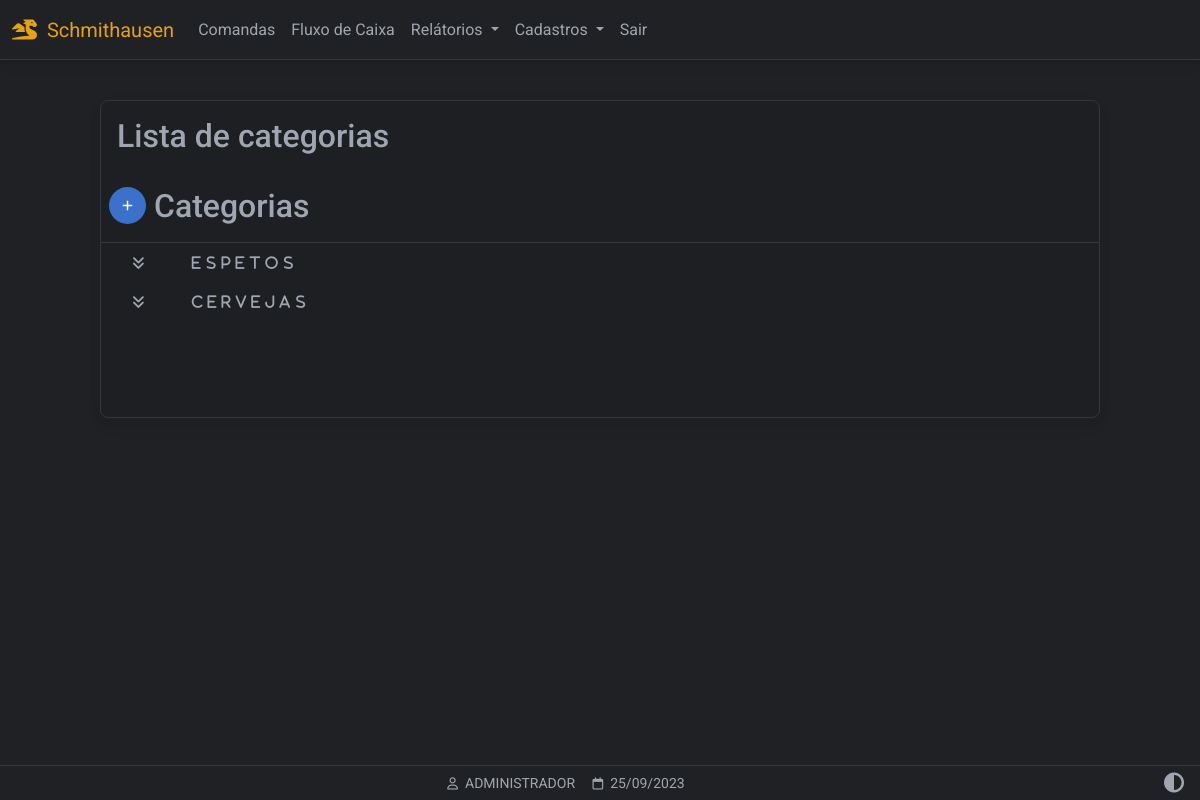
/categorias (signed in), run on the app's committed database.
### website/models.py (models this page shows)
class Categoria(db.Model):
    id = db.Column(db.Integer, primary_key=True)
    nome = db.Column(db.String(150))
    categoria = db.relationship('Tamanho',backref='tamanhos')

class User(db.Model, UserMixin):
    id = db.Column(db.Integer, primary_key=True)
    email = db.Column(db.String(150), unique=True)
    password = db.Column(db.String(150))
    first_name = db.Column(db.String(150))
    user = db.relationship('Produto',backref='produto')

### website/views.py (the view)
@views.route('/categorias', methods=['GET','POST'])
@login_required
def categorias():
    get_flashed_messages()
    categorias = Categoria.query.all()
    tamanhos = Tamanho.query.all()
    return render_template("categorias_listar.html",
        user=current_user,
        data=data,
        tamanhos=tamanhos,
        categorias=categorias)

### website/__init__.py (called while the page is built)
def create_app():
    app = Flask(__name__)
    app.config['SECRET_KEY'] = 'hjshjhdjah kjshkjdhjs'
    app.config['SQLALCHEMY_DATABASE_URI'] = f'sqlite:///{DB_NAME}'
    app.config["TEMPLATES_AUTO_RELOAD"] = True
    db.init_app(app)
    from .views import views
    from .auth import auth
    app.register_blueprint(views, url_prefix='/')
    app.register_blueprint(auth, url_prefix='/')
    from .models import User, Cliente, Produto
    with app.app_context():
        db.create_all()
    login_manager = LoginManager()
    login_manager.login_view = 'auth.login'
    login_manager.login_message = u"FAVOR EFETUAR LOGIN!"
    login_manager.init_app(app)
    @login_manager.user_loader
    def load_user(id):
        return User.query.get(int(id))
    return app

### website/templates/categorias_listar.html (shortened to what this page needs)
{% extends "base.html" %}
{% block content %}
<div class="container-fluid" style="min-height:100dvh;padding-top:100px">
  <div class="table-responsive w-100 card myTheme-900 larg-max m-auto" style="padding-bottom: 80px">
    <table class="table table-dropdown table-borderless table-sm myTheme-900 ">
      <thead>
        <tr>
          <h2 class="p-3 ">Lista de categorias {{ texto }}</h2>
        </tr>
        <tr>
          <th>
            <div class="d-flex">
              <a href="" class="btn btn-primary btn-floating d-flex justify-content-center align-items-center"
                data-mdb-toggle="modal" data-mdb-target="#modal-categoria">
                <i class="fa-solid fa-plus"></i></a>
              <span class=" ms-2">
                <h2>Categorias</h2>
              </span>
            </div>
          </th>
        </tr>
      </thead>
      <tbody id="tb-categorias">
        {% for cat in categorias %}
        <tr>
          <td class="text-nowrap" scope="row">
            <details data-detailsId="{{ cat.id }}" class="">
              <summary class="ps-4">
                &nbsp;&nbsp;&nbsp;&nbsp;{{ cat.nome }}
              </summary>
            </details>
          </td>
        </tr>
        {% endfor %}
      </tbody>
    </table>
  </div>
</div>
{% endblock %}
{% block titlefooter %}
<span>
  &nbsp;{{ user.first_name.split()[0] | upper }}
  <span>
    &nbsp;{{ data.strftime('%d/%m/%Y') }}
  </span>
  {% endblock %}

### website/static/css/base.css (style rules this page uses)
:root { --custom-color: 211, 84, 0; --color-primary: 59, 113, 202; --color-secondary: 159,166,178; --color-success: 20,164,77; --color-danger: 220, 76, 76; --color-warning: 228,161,27; --color-info: 84,180,211; --color-ligth: 251,251,251; --color-theme-500: 32, 33, 36; --color-theme-900: 30, 31, 34; --cor-fonte: 159,166,178; --cor-da-borda: 53, 56, 59; }
.larg-max { max-width: 1000px!important; }
.myTheme-900 { background-color: rgb(var(--color-theme-900))!important; color: rgb(var(--cor-fonte))!important; }
.myTheme-500 { background-color: rgb(var(--color-theme-500))!important; color: rgb(var(--cor-fonte))!important; }
.my-footer span { color: rgb(var(--cor-fonte)); }
.table-responsive { border: 1px solid rgb(var(--cor-da-borda))!important; color: rgb(var(--cor-fonte))!important; margin-bottom: 80px!important; }
.table-responsive thead th { border-bottom: 1px solid rgb(var(--cor-da-borda))!important; }
details > summary { letter-spacing: 5px; font-family: FontAwesome; list-style-type: '\f103'; }
.btn { box-shadow: none!important; }

### data on the page
Categoria: nome "ESPETOS"
Categoria: nome "CERVEJAS"
User: first_name "ADMINISTRADOR"

### other printed values
{{ data.strftime('%d/%m/%Y') }} "25/09/2023"
